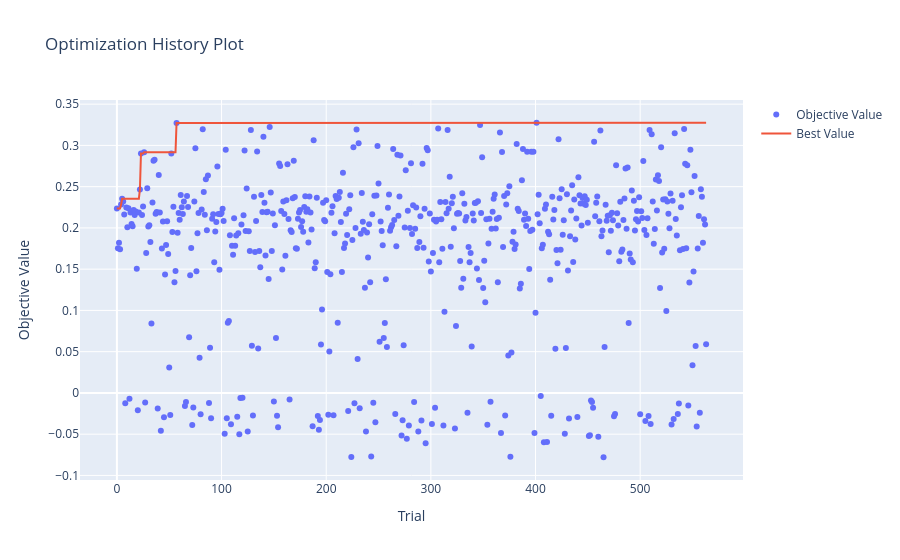

The code cell stored with this chart in its notebook:
### Markdown cell above
## Result analysis

### Code cell
# Optuna Trials Chart
fig = optuna.visualization.plot_optimization_history(agg_study)
fig.show()

### Figure 1 — Plotly figure (JSON) as saved in the notebook; plotly's stock layout.template omitted (floating-point values rounded to 4 significant figures; data arrays with more than 128 entries replaced by an {"elided": "..."} marker saying what was removed)
{"data": [{"mode": "markers", "name": "Objective Value", "type": "scatter", "x": {"elided": "564 int values"}, "y": {"elided": "564 float values"}}, {"mode": "lines", "name": "Best Value", "type": "scatter", "x": {"elided": "564 int values"}, "y": {"elided": "564 float values"}}, {"marker": {"color": "#cccccc"}, "mode": "markers", "name": "Infeasible Trial", "showlegend": false, "type": "scatter", "x": [], "y": []}], "layout": {"title": {"text": "Optimization History Plot"}, "xaxis": {"title": {"text": "Trial"}}, "yaxis": {"title": {"text": "Objective Value"}}}}
